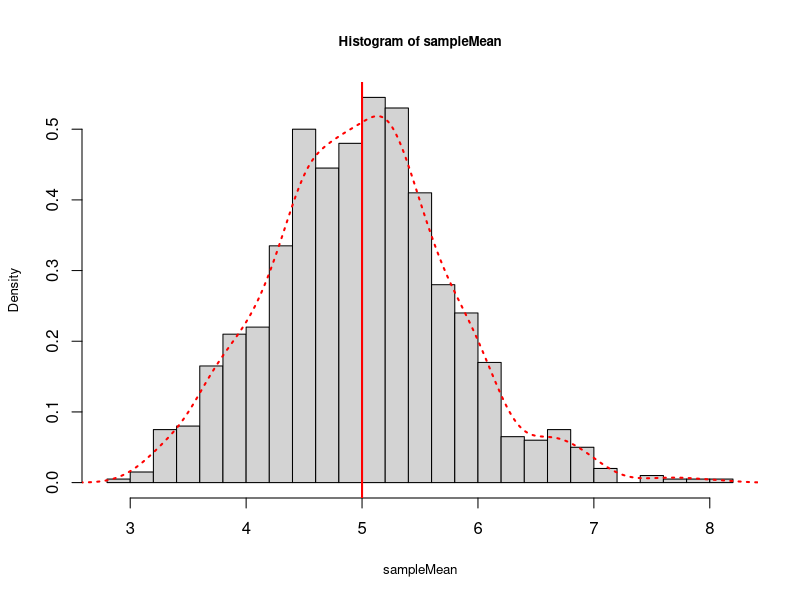
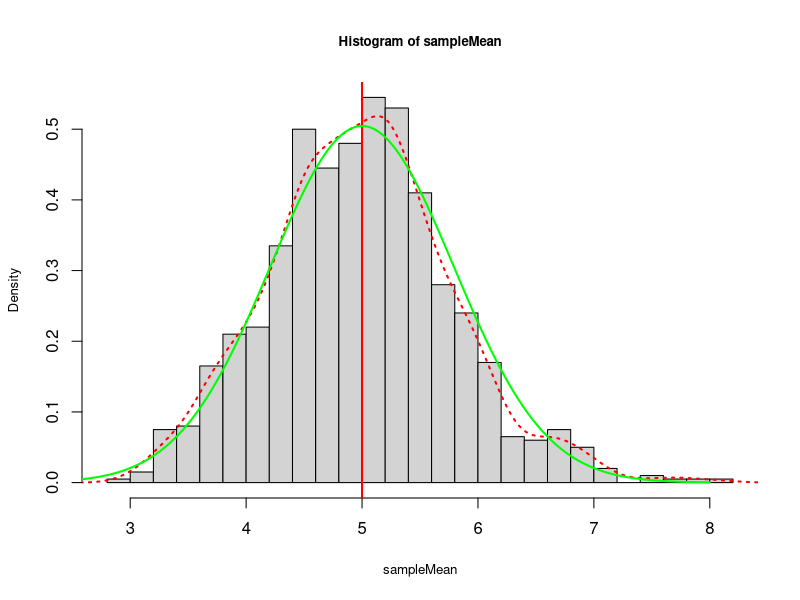

Write R code to recreate these figures, in order.
## ---- chunk 1
lamada <- .2
sample_count <- 40
sim_count <- 1000
## ---- chunk 2
set.seed(521) #521 means "I love you! :) "
expdata <- rexp(sample_count*sim_count,rate = lamada)
#Store the 1000 simulations into matrix. 
exp_matrix <- matrix(expdata,sim_count,sample_count,byrow = T)
sampleMean <- apply(exp_matrix,1,mean)
## ---- chunk 3
c(mean(sampleMean),var(sampleMean)) #Mean and Variance of Sample
c(1/lamada,(1/lamada)^2/sample_count) #Theoretical Mean and Variance

hist(sampleMean,20,prob = T, cex.main = .8,cex.lab=.8)
lines(density(sampleMean),col = "red", lwd = 2,lty = "dotted")
abline(v = 1/lamada,col = "red", lwd = 2)
## ---- chunk 4
hist(sampleMean,20,prob = T, cex.main = .8,cex.lab=.8)
lines(density(sampleMean),col = "red", lwd = 2,lty = "dotted")
abline(v = 1/lamada,col = "red", lwd = 2) #theoretical mean 
#add the normal distribution line.
x<-seq(0,8,length=200)
y<-dnorm(x,mean=1/lamada, sd=1/lamada/sqrt(sample_count))
lines(x = x,y = y, col="green",lwd = 2)  #normal distribution line
## ---- chunk 5
sessionInfo()
